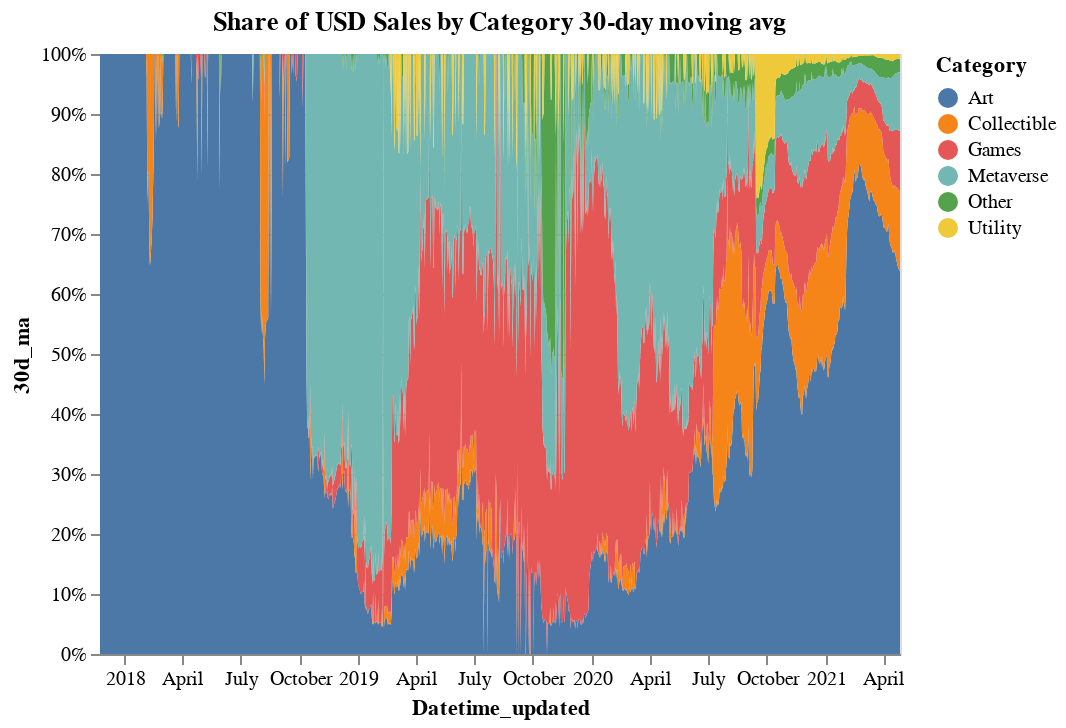

Notebook code for this chart:
### Markdown cell above
### Daily Vol USD

### Code cell
source = df_dailyvolUSD2

alt.Chart(source, title="Share of USD Sales by Category 30-day moving avg").mark_area().encode(
    x="Datetime_updated:T",
    y=alt.Y("30d_ma:Q", stack="normalize"),
    color="Category:N",
    order=alt.Order('Category', sort='ascending')
)

### Figure 1 — Vega-Lite specification as saved in the notebook (floating-point values rounded to 4 significant figures; data arrays with more than 128 entries replaced by an {"elided": "..."} marker saying what was removed)
{"config": {"view": {"continuousWidth": 400, "continuousHeight": 300}}, "data": {"name": "data-eb5142f168f9325feac53885750a4a71"}, "mark": "area", "encoding": {"color": {"field": "Category", "type": "nominal"}, "order": {"field": "Category", "sort": "ascending", "type": "nominal"}, "x": {"field": "Datetime_updated", "type": "temporal"}, "y": {"field": "30d_ma", "stack": "normalize", "type": "quantitative"}}, "title": "Share of USD Sales by Category 30-day moving avg", "$schema": "https://vega.github.io/schema/vega-lite/v4.17.0.json", "datasets": {"data-eb5142f168f9325feac53885750a4a71": {"elided": "4564 records"}}}
